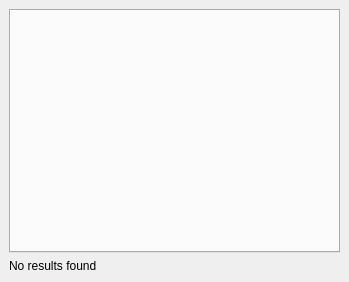
<?xml version="1.0" encoding="UTF-8"?>
<ui version="4.0">
 <class>dlg_search</class>
 <widget class="QDockWidget" name="dlg_search">
  <property name="geometry">
   <rect>
    <x>0</x>
    <y>0</y>
    <width>349</width>
    <height>282</height>
   </rect>
  </property>
  <property name="windowTitle">
   <string>SearchPlus</string>
  </property>
  <widget class="QWidget" name="Dialog">
   <layout class="QGridLayout" name="gridLayout">
    <item row="0" column="0">
     <layout class="QVBoxLayout" name="verticalLayout">
      <item>
       <widget class="QTabWidget" name="main_tab">
        <property name="currentIndex">
         <number>-1</number>
        </property>
       </widget>
      </item>
     </layout>
    </item>
    <item row="1" column="0">
     <widget class="QLabel" name="lbl_msg">
      <property name="text">
       <string>No results found</string>
      </property>
     </widget>
    </item>
   </layout>
  </widget>
 </widget>
 <resources/>
 <connections/>
</ui>
